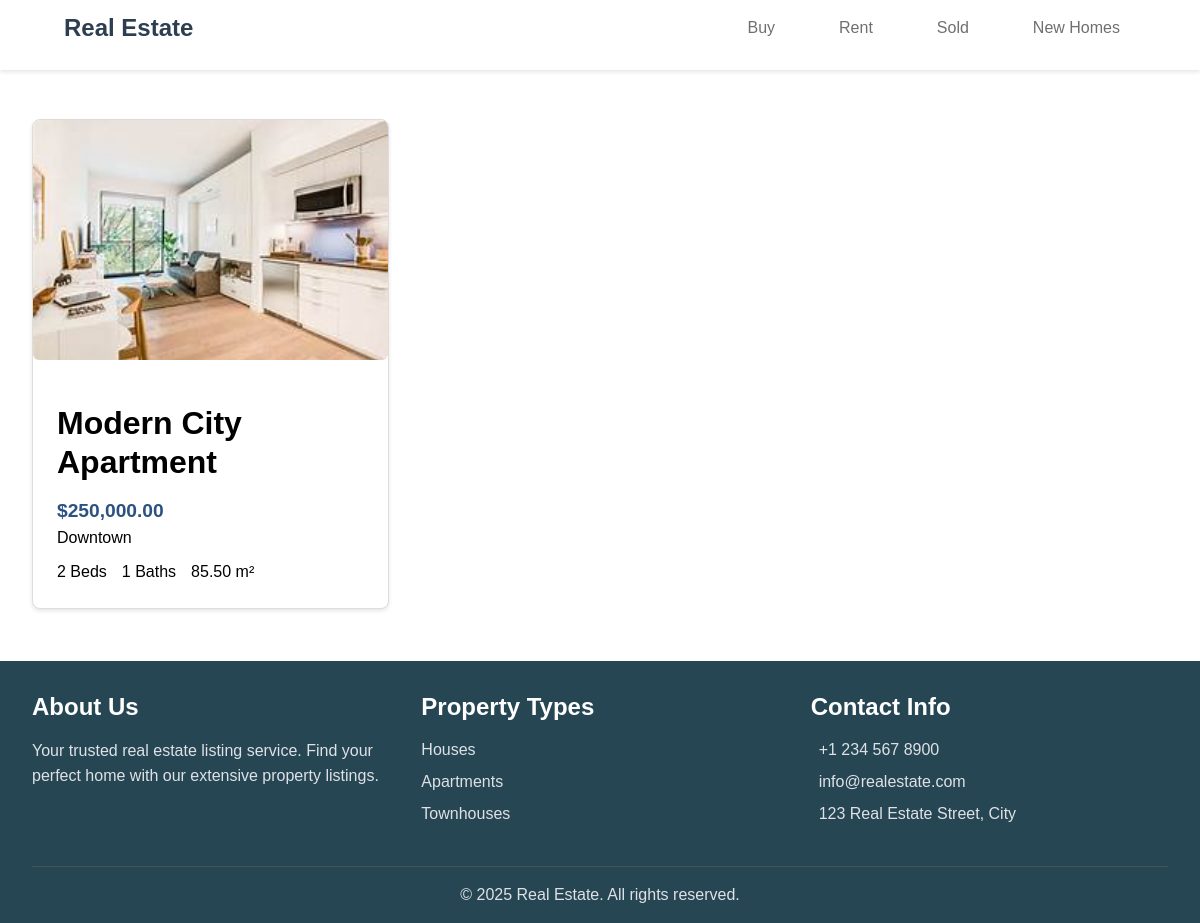
The app's page /search.php?suburb=Downtown with its own data.
### tables this page shows
CREATE TABLE `properties` (
  `id` int(11) NOT NULL AUTO_INCREMENT,
  `title` varchar(100) NOT NULL,
  `description` text DEFAULT NULL,
  `price` decimal(10,2) DEFAULT NULL,
  `location` varchar(100) DEFAULT NULL,
  `property_type` varchar(50) DEFAULT NULL,
  `bedrooms` int(11) DEFAULT NULL,
  `bathrooms` int(11) DEFAULT NULL,
  `area` decimal(10,2) DEFAULT NULL,
  `featured` tinyint(1) DEFAULT 0,
  `image_url` varchar(255) DEFAULT NULL,
  `created_at` timestamp NOT NULL DEFAULT current_timestamp(),
  `category_id` int(11) DEFAULT NULL,
  `status` varchar(50) DEFAULT 'available',
  `is_new` tinyint(1) DEFAULT 0,
  PRIMARY KEY (`id`),
  KEY `category_id` (`category_id`)
);

### search.php (the view, shortened to what this page needs)
<?php
require_once 'includes/database.php';
$suburb = isset($_GET['suburb']) ? trim($_GET['suburb']) : '';
$properties = [];
$error_message = '';
if ($suburb === '' || !preg_match('/[a-zA-Z0-9]/', $suburb)) {
    $error_message = "Please enter a valid suburb.";
    $page_title = "Invalid Suburb";
} elseif ($suburb === '2100') {
    $properties = get_featured_properties(6);
    $page_title = "Featured Properties for Suburb 2100";
} else {
    $stmt = $conn->prepare("SELECT * FROM properties WHERE location LIKE :location");
    $stmt->execute([':location' => '%' . $suburb . '%']);
    $properties = $stmt->fetchAll(PDO::FETCH_ASSOC);
    $page_title = "Search Results for \"$suburb\"";
}
?>
<!DOCTYPE html>
<html lang="en">
<head>
    <link rel="stylesheet" href="assets/css/property.css">
    <link rel="stylesheet" href="assets/css/variables.css">
    <link rel="stylesheet" href="assets/css/main.css">
    <link rel="stylesheet" href="assets/css/home.css">
</head>
<body>
<?php include 'includes/header.php'; ?>
<main class="container">
    <h1><?= htmlspecialchars($page_title); ?></h1>
    <?php if (!empty($properties)): ?>
        <div class="property-grid">
            <?php foreach ($properties as $property): ?>
                <div class="property-card">
                    <div class="property-image">
                        <a href="property.php?id=<?= $property['id']; ?>">
                            <img src="<?= htmlspecialchars($property['image_url']); ?>" alt="<?= htmlspecialchars($property['title']); ?>" loading="lazy">
                        </a>
                    </div>
                    <div class="property-content">
                        <h3><?= htmlspecialchars($property['title']); ?></h3>
                        <p class="price">$<?= number_format($property['price'], 2); ?></p>
                        <p class="location">
                            <i class="fas fa-map-marker-alt"></i> <?= htmlspecialchars($property['location']); ?>
                        </p>
                        <div class="features">
                            <span><i class="fas fa-bed"></i> <?= $property['bedrooms']; ?> Beds</span>
                            <span><i class="fas fa-bath"></i> <?= $property['bathrooms']; ?> Baths</span>
                            <span><i class="fas fa-vector-square"></i> <?= $property['area']; ?> m²</span>
                        </div>
                    </div>
                </div>
            <?php endforeach; ?>
        </div>
    <?php elseif (!$error_message): ?>
        <p>No properties to display.</p>
    <?php endif; ?>
</main>
<?php include 'includes/footer.php'; ?>
</body>
</html>

### assets/css/property.css (style rules this page uses)
.property-image { width: 100%; height: auto; border-radius: 6px; margin-bottom: 20px; }

### assets/css/variables.css (style rules this page uses)
:root { --color-primary: #2A9D8F; --color-secondary: #E9C46A; --color-accent: #E76F51; --color-dark: #264653; --color-light: #F4F1DE; --color-white: #FFFFFF; --color-gray-100: #F8F9FA; --color-gray-200: #E9ECEF; --color-gray-300: #DEE2E6; --color-gray-400: #CED4DA; --color-gray-500: #ADB5BD; --color-gray-600: #6C757D; --color-gray-700: #495057; --color-gray-800: #343A40; --color-gray-900: #212529; --font-primary: 'Poppins', sans-serif; --font-secondary: 'Playfair Display', serif; --font-size-base: 16px; --font-size-h1: 3.5rem; --font-size-h2: 2.5rem; --font-size-h3: 2rem; --font-size-h4: 1.5rem; --font-size-small: 0.875rem; --spacing-xs: 0.25rem; --spacing-sm: 0.5rem; --spacing-md: 1rem; --spacing-lg: 1.5rem; --spacing-xl: 2rem; --spacing-2xl: 3rem; --spacing-3xl: 4rem; --container-max-width: 1200px; --container-padding: var(--spacing-lg); --section-spacing-vertical: var(--spacing-2xl); --section-spacing-horizontal: var(--spacing-lg); --border-radius-sm: 4px; --border-radius-md: 8px; --border-radius-lg: 16px; --border-radius-xl: 24px; --shadow-sm: 0 2px 4px rgba(0,0,0,0.05); --shadow-md: 0 4px 6px rgba(0,0,0,0.1); --shadow-lg: 0 10px 15px rgba(0,0,0,0.1); --transition-fast: 0.2s ease; --transition-normal: 0.3s ease; --transition-slow: 0.5s ease; }

### assets/css/main.css (style rules this page uses)
:root { --primary-color: #2c5282; --secondary-color: #4a5568; }
* { margin: 0; padding: 0; box-sizing: border-box; }
body { font-family: var(--font-primary); font-size: var(--font-size-base); line-height: 1.5; color: var(--text-color); background-color: var(--background-color); }
.container { max-width: 1200px; margin: 0 auto; padding: 0 20px; width: 100%; }
h1, h2, h3, h4, h5, h6 { margin-bottom: var(--spacing-md); font-weight: bold; line-height: 1.2; }
h1 { font-size: var(--font-size-h1); }
h3 { font-size: var(--font-size-h3); }
a { color: var(--secondary-color); text-decoration: none; transition: color var(--transition-speed); }
main { margin-top: 80px; min-height: calc(100vh - 80px - 400px); }
.property-grid { display: grid; grid-template-columns: repeat(auto-fit, minmax(280px, 1fr)); gap: 20px; padding: 20px 0; }
.property-card { border: 1px solid #ddd; border-radius: 8px; overflow: hidden; }
.property-image img { width: 100%; height: 200px; object-fit: cover; }
.property-content { padding: 15px; }
.price { color: #2c5282; font-weight: bold; font-size: 1.2em; }
.features { display: flex; gap: 15px; margin-top: 10px; }
.container { max-width: 1400px; margin: 0 auto; padding: 0 20px; }

### assets/css/home.css (style rules this page uses)
.property-grid { display: grid; grid-template-columns: repeat(auto-fit, minmax(300px, 1fr)); gap: 2rem; margin-top: 2rem; }
.property-card { background: #fff; border-radius: 8px; overflow: hidden; box-shadow: 0 2px 4px rgba(0,0,0,0.1); transition: transform 0.3s ease; }
.property-image { position: relative; height: 240px; overflow: hidden; }
.property-image img { width: 100%; height: 100%; object-fit: cover; transition: transform var(--transition-normal); }
.property-content { padding: var(--spacing-lg); }
@media (min-width: 1200px) { .container { padding: 0 var(--spacing-xl); } }
@media (min-width: 1200px) { .property-grid, .category-grid { grid-template-columns: repeat(3, 1fr); } }

### records on screen
properties: image_url (picture), title "Modern City Apartment", price "250,000.00", location "Downtown", bedrooms "2", bathrooms "1", area "85.50"
